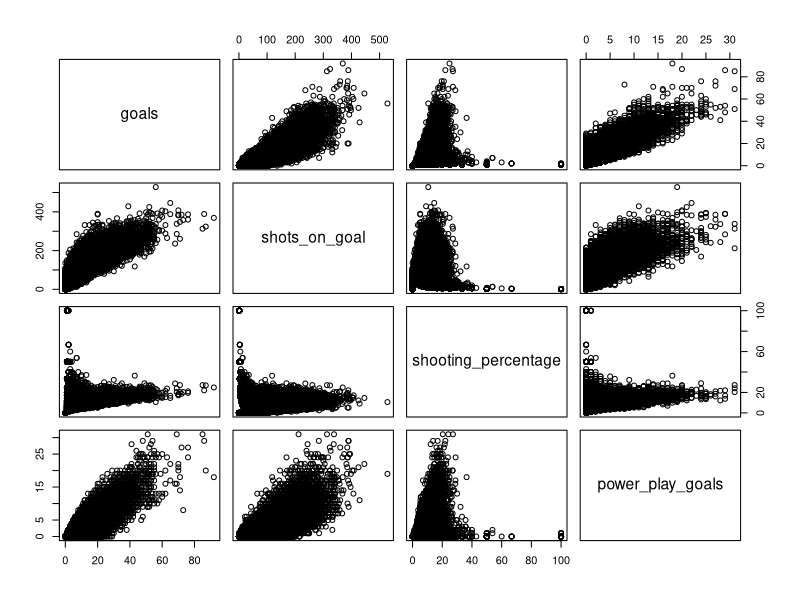
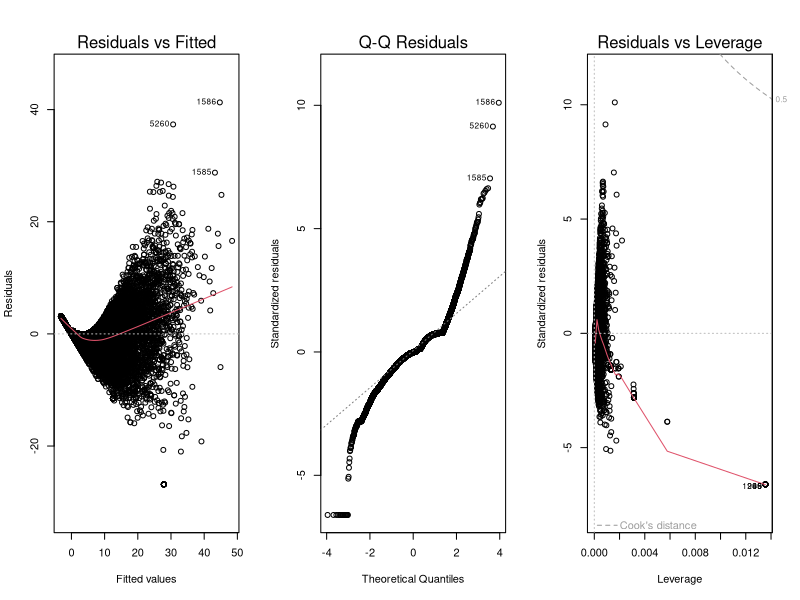
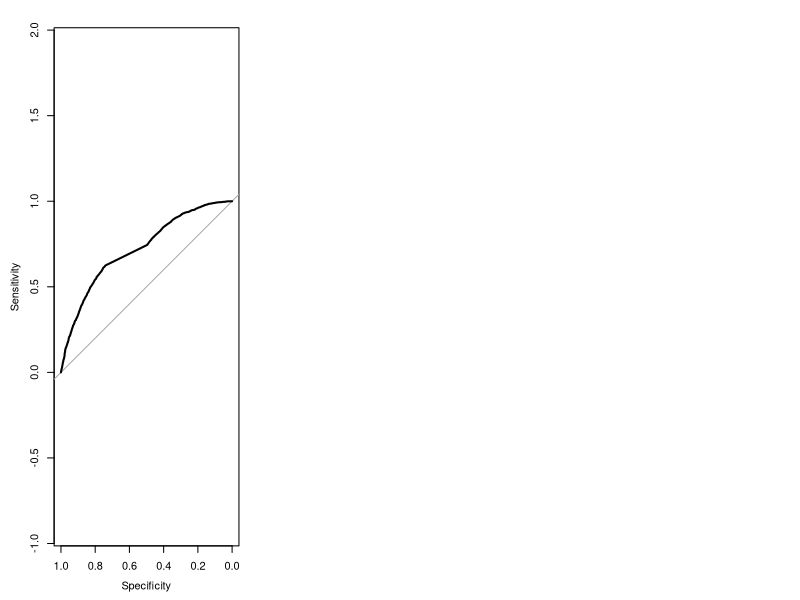

The R source for these figures, in order: (Note: a time limit stopped this script after it produced the figures.)
## ---- chunk 1
library(tidyverse)
library(magrittr)
library(data.table) # Pre %like% operátor
library(caret) # Pre confusionMatrix
library(pROC)
library(glmnet) # Lasso
library(e1071) # SVM
## ---- chunk 2
getwd()
# /Users/danielcok/xcok/4.semester/OZNAL/Zadanie
# /Users/jakub/Documents/FIIT/OZNAL/2024/OZNAL_Zadania
setwd("/Users/jakub/Documents/FIIT/OZNAL/2024/OZNAL_Zadania") # Set the correct path to players_22.csv
data <- read_delim("NHL_Players_Statistics.csv", col_names = TRUE, num_threads = 4, delim = ';');
data
view(data)
## ---- chunk 3
colnames(data) # Pôvodné mená stĺpcov

new_colnames <- c("player_name", "date_of_birth", "season_year", "season", "team", "games_played", "goals", "assists", "points", "plus_minus_ratings", "penalty_minutes",
                "shots_on_goal", "shooting_percentage", "power_play_goals", "power_play_assists", "short_goals", "short_assists", "game_winning_goals", "game_tying_goals",
                "time_on_ice_per_game", "production", "number", "games_started", "wins", "losses", "ties", "overtime_losses", "goals_against", "goals_against_average", "shots_against", "saves",
                "save_percentage", "shutouts", "position", "height", "weight", "bmi", "place_of_birth", "age", "experience")

colnames(data) <- new_colnames

colnames(data) # Nové mená stĺpcov
## ---- chunk 4
data %<>% separate("date_of_birth", into = c("Year", "Month", "Day"), sep = "-")
## ---- chunk 5
data %<>% separate("place_of_birth", into = c("city", "state"), sep = ",")
## ---- chunk 6
data$season <- gsub("'", "", data$season) # Funkcia gsub funguje podobne ako sub ale nahradí všetky výskyty
## ---- chunk 7
data$game_tying_goals[is.na(data$game_tying_goals)] <- 0
data$number[is.na(data$number)] <- 0
data$goals[is.na(data$goals)] <- 0
data$assists[is.na(data$assists)] <- 0
data$points[is.na(data$points)] <- 0
data$plus_minus_ratings[is.na(data$plus_minus_ratings)] <- 0
data$penalty_minutes[is.na(data$penalty_minutes)] <- 0
data$shots_on_goal[is.na(data$shots_on_goal)] <- 0
data$shooting_percentage[is.na(data$shooting_percentage)] <- 0
data$power_play_goals[is.na(data$power_play_goals)] <- 0
data$power_play_assists[is.na(data$power_play_assists)] <- 0
data$short_goals[is.na(data$short_goals)] <- 0
data$short_assists[is.na(data$short_assists)] <- 0
data$game_winning_goals[is.na(data$game_winning_goals)] <- 0
## ---- chunk 8
# Získame unikátne hodnoty z pozícií hráčov
unique(data$position)
data %<>% mutate(
  role = case_when(
    position %like% "Right_wing|Left_wing|Center|Forward" ~ "offensive",
    position %like% "Defence" ~ "defensive",
    position %like% "Goaltender" ~ "goalie",
    .default = "goalie"
  )
)
## ---- chunk 9
# Vytvorenie stĺpca role_oneHot na základe pozície
data <- data %>% 
  mutate(
    role_oneHot = if_else(role == "offensive", 1, 0)
  )

## ---- chunk 10
view(data)
## ---- chunk 11
selected_data <- data %>% select(goals, shots_on_goal, shooting_percentage, power_play_goals)
plot(selected_data)
#boxplot(selected_data)
## ---- chunk 12
# Filter na offensive a defensive
filtered_data <- data %>% filter(role == "offensive" | role == "defensive")

sample <- sample(c(TRUE, FALSE), nrow(filtered_data), replace=TRUE, prob=c(0.7,0.3))
train <- filtered_data[sample, ]
test <- filtered_data[!sample, ]

model <- lm(goals ~ shots_on_goal + shooting_percentage, data = train)
summary(model)
## ---- chunk 13
par(mfrow = c(1,3)) # Vytvorí grid 1x3
plot(model, which = c(1,2,5))
## ---- chunk 14
# Pre trénovacie dáta
residuals <- model$residuals
RSS <- sum(residuals^2)
RSS
RMSE <- sqrt(mean(residuals^2))
RMSE

# Pre testovacie dáta
predictions <- predict(model, test)
residuals_test <- test$goals - predictions
RSS_test <- sum(residuals_test^2)
RSS_test
RMSE_test <- RMSE(predictions, test$goals)
RMSE_test
## ---- chunk 15
# Rozdelenie dát na trenovaciu a testovaciu súpravu
set.seed(123)  
training_indices <- createDataPartition(data$role_oneHot, p = 0.7, list = FALSE)  
train_data <- data[training_indices, ]  
test_data <- data[-training_indices, ]  

## ---- chunk 16
# Vytvorenie logistického regresného modelu
model <- glm(role_oneHot ~ goals + assists , data = train_data, family = "binomial")  
## ---- chunk 17
# Predikcie a hodnotenie
predictions <- predict(model, test_data, type = "response")  
predicted_class <- if_else(predictions > 0.5, 1, 0)  
## ---- chunk 18
# Confusion matrix
cm <- confusionMatrix(as.factor(predicted_class), as.factor(test_data$role_oneHot), positive =  "1")
print(cm)  
## ---- chunk 19
# ROC krivka a výpočet AUC
roc_response <- roc(response = test_data$role_oneHot, predictor = as.numeric(predictions))
plot(roc_response)  
## ---- chunk 20
# Výpočet a výpis hodnoty AUC (Area Under the Curve) pre ROC krivku
auc_value <- auc(roc_response)
print(auc_value)
## ---- chunk 21
# Výpis celkovej presnosti modelu
cm_overall_accuracy <- cm$overall['Accuracy']
print(paste("Accuracy:", cm_overall_accuracy))
## ---- chunk 22
# Výpočet a výpis proporcionálneho rozdelenia tried v testovacej sade
proportion_of_1 <- sum(cm$table[2,]) / sum(cm$table)
proportion_of_0 <- sum(cm$table[1,]) / sum(cm$table)
print(paste("Class proportions are: ", proportion_of_1, proportion_of_0, "for 1 and 0, respectively."))
## ---- chunk 23
# Výpočet a výpis presnosti (Precision) predpovedí modelu
precision <- cm$table[2,2] / (cm$table[2,2] + cm$table[2,1])
print(paste("Precision:", precision))
## ---- chunk 24
# Výpočet a výpis citlivosti (Recall) predpovedí modelu
recall <- cm$table[2,2] / (cm$table[2,2] + cm$table[1,2])
print(paste("Recall:", recall))
## ---- chunk 25
# Sumarizácia modelu a interpretácia koeficientov
model_summary <- summary(model)
print(model_summary)
## ---- chunk 26
na_limits <- 0.5 * nrow(data)  # Limit pre vynechanie stĺpcov s nadmerným počtom chýbajúcich hodnôt
# Tento riadok určuje prahovú hodnotu pre odstránenie stĺpcov s veľkým počtom chýbajúcich hodnôt (NA). Násobením 0.5 počtom riadkov (nrow(data)) nastavujeme prah, že akýkoľvek stĺpec s viac ako 50% chýbajúcich hodnôt bude odstránený z datasetu.
data <- data[, colSums(is.na(data)) < na_limits]
# V tomto riadku sa odstraňujú stĺpce, ktoré prekračujú práve definovanú prahovú hodnotu chýbajúcich hodnôt. Funkcia colSums(is.na(data)) vypočíta počet chýbajúcich hodnôt (NA) v každom stĺpci, a ten sa potom porovná s hodnotou na_limits.
data <- data[, sapply(data, function(x) length(unique(x)) > 1)]  
# Tento riadok odstraňuje stĺpce s konštantnými alebo takmer konštantnými hodnotami. Používa sapply na aplikáciu funkcie na každý stĺpec, ktorá zistí, či počet unikátnych hodnôt v stĺpci je väčší ako 1. Ak nie, taký stĺpec nie je pre model užitočný a je odstránený.
data[] <- lapply(data, function(x) if(is.character(x)) factor(x) else x)  
# Tu prechádzame cez všetky stĺpce a konvertuje znakové stĺpce na faktory. Tento krok je dôležitý, pretože mnohé modelovacie techniky v R vyžadujú, aby kategorické premenné boli v tvare faktorov. Používa sa tu lapply, čo je vhodné, pretože vracia zoznam a priradenie data[] <- sa uistí, že sa zmeny aplikujú priamo na dataset data.
## ---- chunk 27
# Vytvorenie tréningových a testovacích dat
training_indices <- createDataPartition(data$role_oneHot, p = 0.7, list = FALSE)
# Funkcia z knižnice caret je použitá na rozdelenie indexov dát do trénovacej a testovacej sady na základe cieľovej premennej data$role_oneHot.
train_data <- data[training_indices, ]
test_data <- data[-training_indices, ]
## ---- chunk 28
# Zabezpečenie konzistentných úrovní faktorov v tréningových aj testovacích datach
train_data$role_oneHot <- factor(train_data$role_oneHot, levels = c("0", "1"))
test_data$role_oneHot <- factor(test_data$role_oneHot, levels = c("0", "1"))
# Tieto riadky nastavujú úrovne faktorov pre cieľovú premennú role_oneHot v trénovacej a
# testovacej sade. Je dôležité mať konzistentné faktorové úrovne v oboch súboroch, aby sme zabezpečili, že výsledky budú správne # # interpretované pri trénovaní a testovaní modelu. 
## ---- chunk 29
# Výber relevantných prediktorov pre hypotézy
selected_columns <- c("goals", "assists", "role_oneHot")  # Berieme do úvahy len góly, asistencie a role_oneHot
train_data <- train_data[, selected_columns]
test_data <- test_data[, selected_columns]
# Aktualizujeme trénovacie a testovacie datasety tak, že ponecháme len vybrané stĺpce. To pomáha redukovať dimenzionality dát a zameriava model na najdôležitejšie charakteristiky, ktoré by mali vplyv na predikcie.
## ---- chunk 30
# Trénovanie modelu SVM s lineárnym jadrom
svm_model <- try(svm(role_oneHot ~ goals + assists, data = train_data, kernel = "linear", cost = 1, scale = FALSE), silent = FALSE)
# Trénovanie modelu SVM (Support Vector Machine) s lineárnym jadrom. Funkcia svm z knižnice e1071 je použitá s formulou, ktorá hovorí, že role_oneHot (či je hráč ofenzívny alebo nie) je predikovaná na základe  stĺpcov v train_data. Parameter cost nastavený na 1 kontroluje kompromis medzi dosahovaním širokej margity a minimalizáciou chyby klasifikácie. Parameter scale je nastavený na FALSE, čo znamená, že dáta nebudú automaticky škálované pred trénovaním modelu. Použitie try obaluje volanie funkcie svm tak, aby v prípade neúspechu (napr. keď dáta nie sú vhodné pre model SVM) nedošlo k ukončeniu skriptu, ale namiesto toho sa vráti chybová správa.
## ---- chunk 31
# Predpovedanie na základe testovacích dat
svm_predictions_raw <- predict(svm_model, test_data[, -which(names(test_data) == "role_oneHot")])
# spúšťa sa proces predikcie na testovacích dátach. Funkcia predict sa používa na vygenerovanie predpovedí s modelom SVM (svm_model), ktorý bol natrénovaný na trénovacej sade train_data.
# Ensure predictions have the same factor levels
svm_predictions <- factor(svm_predictions_raw, levels = levels(test_data$role_oneHot))
# svm_predictions_raw je premenená na faktor s rovnakými úrovňami ako cieľová premenná v testovacej sade. Toto zabezpečuje, že predpovede modelu budú porovnateľné s cieľovými hodnotami.
## ---- chunk 32
svm_confusionMatrix <- confusionMatrix(svm_predictions, test_data$role_oneHot, positive = "1")
# Pomocou funkcie confusionMatrix z knižnice caret sa vytvára matica zámien (confusion matrix), ktorá sumarizuje výkon klasifikácie porovnaním predpovedí modelu (svm_predictions) s pravdivými hodnotami (test_data$role_oneHot). Parameter positive = "1" definuje, ktorá úroveň cieľovej premennej je považovaná za pozitívnu triedu.
print(svm_confusionMatrix)
## ---- chunk 33
# Extrahovanie rozhodovacích hodnôt pre analýzu ROC, zabezpečenie správneho typu dat
predicted_with_decision_values <- predict(svm_model, test_data, decision.values = TRUE)
svm_decision_values <- attr(predicted_with_decision_values, "decision.values")
# Na vykonanie ROC analýzy sa extrahujú rozhodovacie hodnoty z modelu SVM. Tieto hodnoty sú potrebné na výpočet ROC krivky, ktorá poskytuje grafické hodnotenie výkonnosti modelu pri rôznych prahových hodnotách. Pomocou atribútu decision.values = TRUE v funkcií predict sa získavajú rozhodovacie hodnoty, ktoré umožňujú zobraziť, ako sa model rozhodol medzi dvoma triedami.
## ---- chunk 34
# Make sure svm_decision_values is a numeric vector
if (is.matrix(svm_decision_values) && ncol(svm_decision_values) == 2) {
  svm_decision_values <- svm_decision_values[, 2]
}

# Premenná svm_decision_values ukladá rozhodovacie hodnoty, ktoré predikčný model SVM generuje počas predikcie. V matici rozhodovacích hodnôt sa bežne nachádzajú skóre pre každú triedu. V tomto prípade indexujeme maticu, aby sme získali hodnoty spojené s druhým stĺpcom, ktorý zodpovedá "pozitívnej" triede.
## ---- chunk 35
# ROC Analýza
roc_response <- roc(response = as.numeric(test_data$role_oneHot) - 1, predictor = svm_decision_values)
plot(roc_response)
svm_auc_value <- auc(roc_response)
print(paste("AUC for SVM:", svm_auc_value))
## ---- chunk 36
# Vypočer presnosti predpovedí
precision <- svm_confusionMatrix$table[2, 2] / (svm_confusionMatrix$table[2, 2] + svm_confusionMatrix$table[1, 2])
print(paste("Precision:", precision))
# Precision (Presnosť): Schopnosť modelu, že prípady označené ako pozitívne sú skutočne pozitívne. Vyššia hodnota značí, že keď model označí prípad ako pozitívny, je väčšia šanca, že to je správne.
## ---- chunk 37
# Vypočet Recall predpovedí
recall <- svm_confusionMatrix$table[2, 2] / (svm_confusionMatrix$table[2, 2] + svm_confusionMatrix$table[2, 1])
print(paste("Recall:", recall))
# Recall (Citlivosť): Schopnosť modelu správne identifikovať pozitívne prípady. Vyššia hodnota naznačuje, že model je lepší v detekcii pozitívnych prípadov.
## ---- chunk 38
# Celkova presnosť modelu
accuracy <- svm_confusionMatrix$overall['Accuracy']
print(paste("Accuracy:", accuracy))
# Presnosť (Accuracy): Proporcia správne klasifikovaných prípadov zo všetkých prípadov. Vyššia hodnota značí lepší celkový výkon modelu.
## ---- chunk 39
# Vypočet pomeru tried
proportion_of_1 <- sum(svm_confusionMatrix$table[2, ]) / sum(svm_confusionMatrix$table)
proportion_of_0 <- sum(svm_confusionMatrix$table[1, ]) / sum(svm_confusionMatrix$table)
print(paste("Class proportions are:", proportion_of_1, "for 1 and", proportion_of_0, "for 0 respectively."))
## ---- chunk 40
# Sumarizácia modelu SVM a interpretácia výsledkov
svm_model_summary <- summary(svm_model)
print(svm_model_summary)
## ---- chunk 41
# Dve ekvivalentne možnosti definovania
predictors <- model.matrix(goals ~ shots_on_goal + shooting_percentage, data = train)[, -1]
#predictors <- data.matrix(train[, c("shots_on_goal", "shooting_percentage")])

predictors_test <- model.matrix(goals ~ shots_on_goal + shooting_percentage, data = test)[, -1]

# Tzv. response, y alebo dependent variable
response <- train$goals

response_test <- test$goals
## ---- chunk 42
lasso_model_cv <- cv.glmnet(predictors, response, alpha = 1, family = "gaussian")
lasso_model_cv
plot(lasso_model_cv)

min_lambda <- lasso_model_cv$lambda.min
min_lambda
## ---- chunk 43
lasso_model <- glmnet(predictors, response, alpha = 1, family = "gaussian", lambda = min_lambda)

coef(lasso_model)
## ---- chunk 44
# Predikcia s trénovacími dátami
train_prediction <- predict(lasso_model, s = min_lambda, newx = predictors)
# Predikcia s testovacími dátami
test_prediction <- predict(lasso_model, s = min_lambda, newx = predictors_test)

train_residuals <- train_prediction - response
test_residuals <- test_prediction - response_test

RSS_train <- sum(train_residuals^2)
RMSE_train <- sqrt(mean(train_residuals^2))
print(paste("Training RSS (Residual sum of squares):", RSS_train))
print(paste("Training RMSE (Root mean square error):", RMSE_train))

RSS_test <- sum(test_residuals^2)
RMSE_test <- sqrt(mean(test_residuals^2))
print(paste("Testing RSS (Residual sum of squares):", RSS_test))
print(paste("Testing RMSE (Root mean square error):", RMSE_test))
